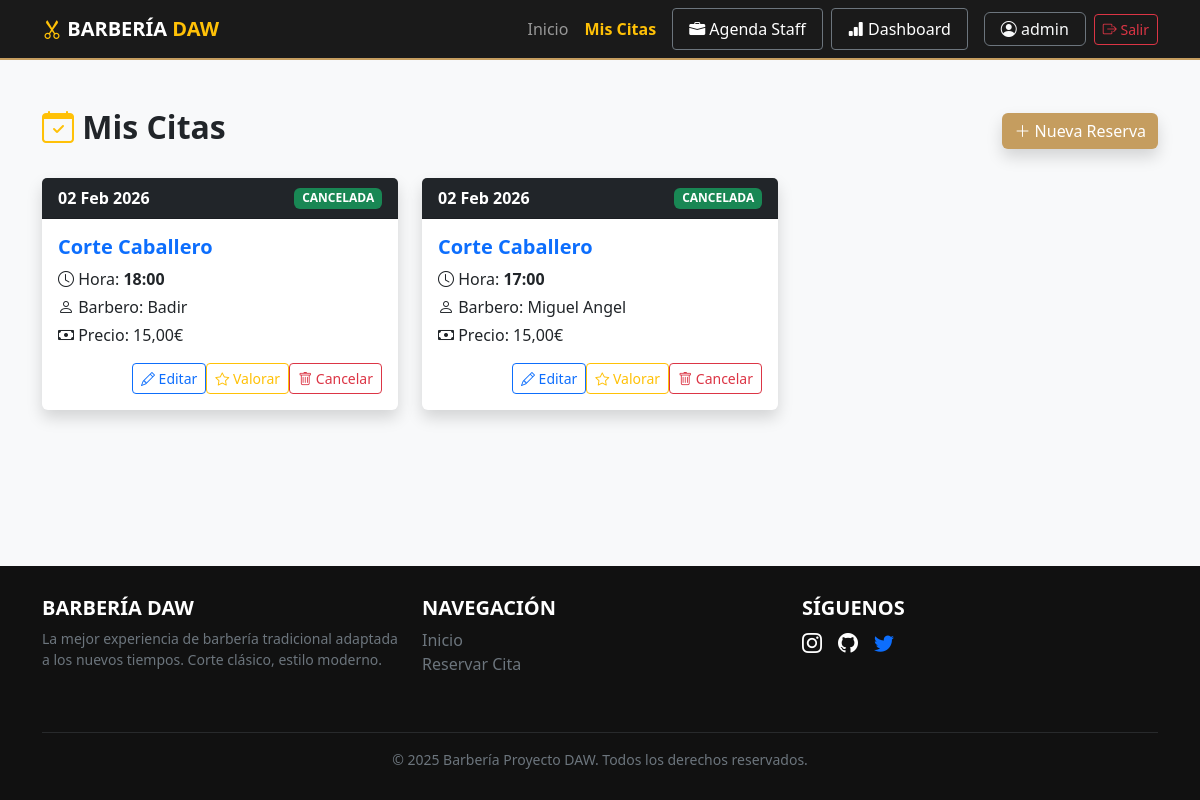
The app's page /mis-citas/ (signed in), older data.
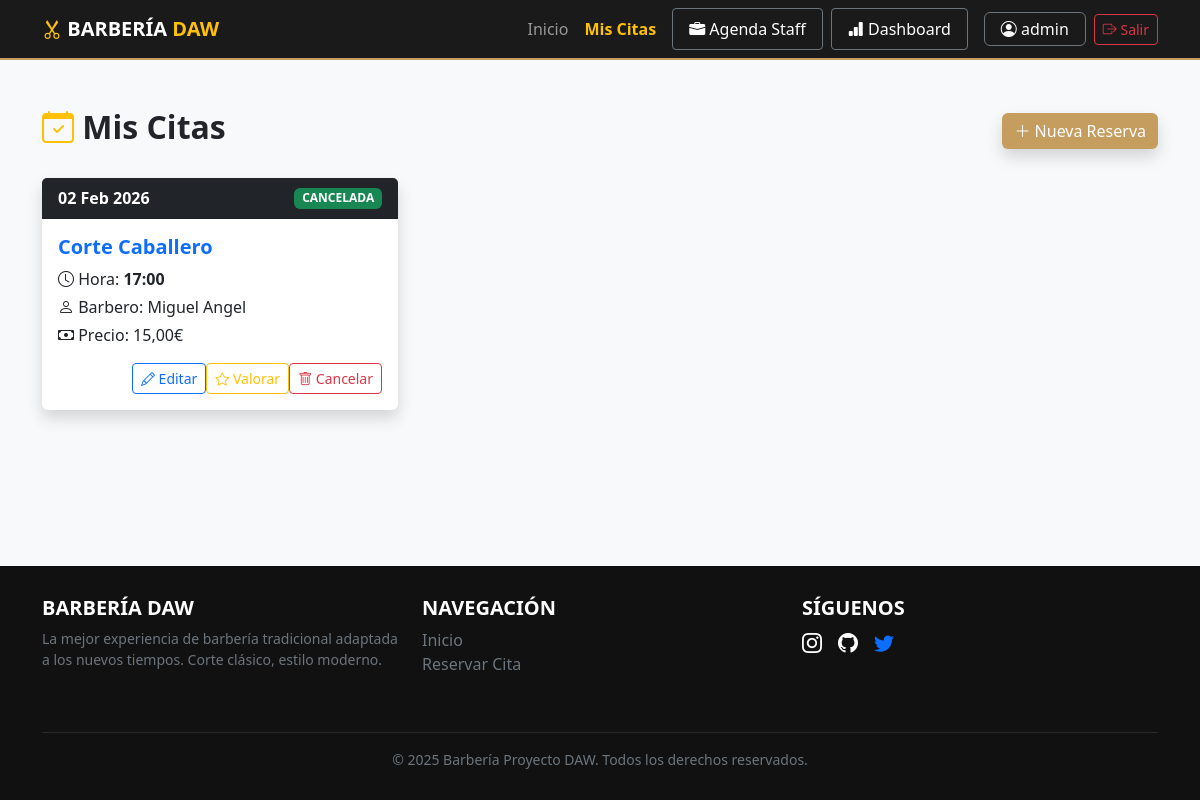
The same page, newer data.
### gestion_citas/models.py (models this page shows, shortened)
class Cita(models.Model):
    ESTADOS = [
        ("PENDIENTE", "Pendiente"),
        ("CONFIRMADA", "Confirmada"),
        ("CANCELADA", "Cancelada"),
    ]
    usuario = models.ForeignKey(Usuario, on_delete=models.CASCADE, related_name="citas")
    barbero = models.ForeignKey(Barbero, on_delete=models.CASCADE)
    servicio = models.ForeignKey(Servicio, on_delete=models.CASCADE)
    fecha = models.DateField()
    hora = models.TimeField()
    estado = models.CharField(max_length=20, choices=ESTADOS, default="PENDIENTE")
    notas = models.TextField(blank=True, null=True)
    class Meta:
        ordering = ["fecha", "hora"]

class Servicio(models.Model):
    nombre = models.CharField(max_length=100)
    descripcion = models.TextField(blank=True, null=True)
    precio = models.DecimalField(max_digits=6, decimal_places=2)
    duracion = models.PositiveIntegerField(help_text="Duración en minutos")

class Barbero(models.Model):
    nombre = models.CharField(max_length=100)
    apellido = models.CharField(max_length=100)
    foto = models.ImageField(upload_to="barberos/", blank=True, null=True)
    experiencia = models.PositiveIntegerField(help_text="Años de experiencia")
    especialidades = models.ManyToManyField(Servicio, related_name="barberos")

### gestion_citas/views.py (the view)
# urls.py: path('mis-citas/', views.mis_citas, name='mis_citas'),
@login_required
def mis_citas(request):
    citas = Cita.objects.filter(usuario=request.user).order_by("-fecha", "-hora")
    return render(request, "gestion_citas/citas/mis_citas.html", {"citas": citas})

### gestion_citas/templates/gestion_citas/citas/mis_citas.html (shortened to what this page needs)
{% extends 'gestion_citas/base.html' %}
{% block content %}
<div class="container py-5">
    <div class="d-flex justify-content-between align-items-center mb-4">
        <h2 class="fw-bold"><i class="bi bi-calendar-check text-warning"></i> Mis Citas</h2>
        <a href="{% url 'reservar_cita' %}" class="btn btn-gold shadow">
            <i class="bi bi-plus-lg"></i> Nueva Reserva
        </a>
    </div>
    {% if citas %}
        <div class="row">
            {% for cita in citas %}
            <div class="col-md-6 col-lg-4 mb-4">
                <div class="card shadow border-0 h-100">
                    <div class="card-header bg-dark text-white d-flex justify-content-between align-items-center">
                        <span class="fw-bold">{{ cita.fecha|date:"d M Y" }}</span>
                        <span class="badge {% if cita.estado == 'PENDIENTE' %}bg-warning text-dark{% else %}bg-success{% endif %}">
                            {{ cita.estado }}
                        </span>
                    </div>
                    <div class="card-body">
                        <h5 class="card-title text-primary fw-bold">{{ cita.servicio.nombre }}</h5>
                        <p class="mb-1"><i class="bi bi-clock"></i> Hora: <strong>{{ cita.hora|time:"H:i" }}</strong></p>
                        <p class="mb-1"><i class="bi bi-person"></i> Barbero: {{ cita.barbero.nombre }}</p>
                        <p class="mb-3"><i class="bi bi-cash"></i> Precio: {{ cita.servicio.precio }}€</p>
                        <div class="d-flex justify-content-end mt-3">
                            <a href="{% url 'editar_cita' cita.id %}" class="btn btn-outline-primary btn-sm">
                                <i class="bi bi-pencil"></i> Editar
                            </a>
                            <a href="{% url 'dejar_resena' cita.barbero.id %}" class="btn btn-outline-warning btn-sm" title="Dejar una reseña">
                                <i class="bi bi-star"></i> Valorar
                            </a>
                            <form action="{% url 'cancelar_cita' cita.id %}" method="post" onsubmit="return confirm('¿Seguro que quieres cancelar esta cita?');">
                                <button type="submit" class="btn btn-outline-danger btn-sm">
                                    <i class="bi bi-trash"></i> Cancelar
                                </button>
                            </form>
                        </div>
                    </div>
                </div>
            </div>
            {% endfor %}
        </div>
    {% endif %}
</div>
{% endblock %}

Row changes from the older to the newer data that the page shows:
removed Cita: fecha "02 Feb 2026", estado "CANCELADA", servicio.nombre "Corte Caballero", hora "18:00", barbero.nombre "Badir", servicio.precio "15,00"
